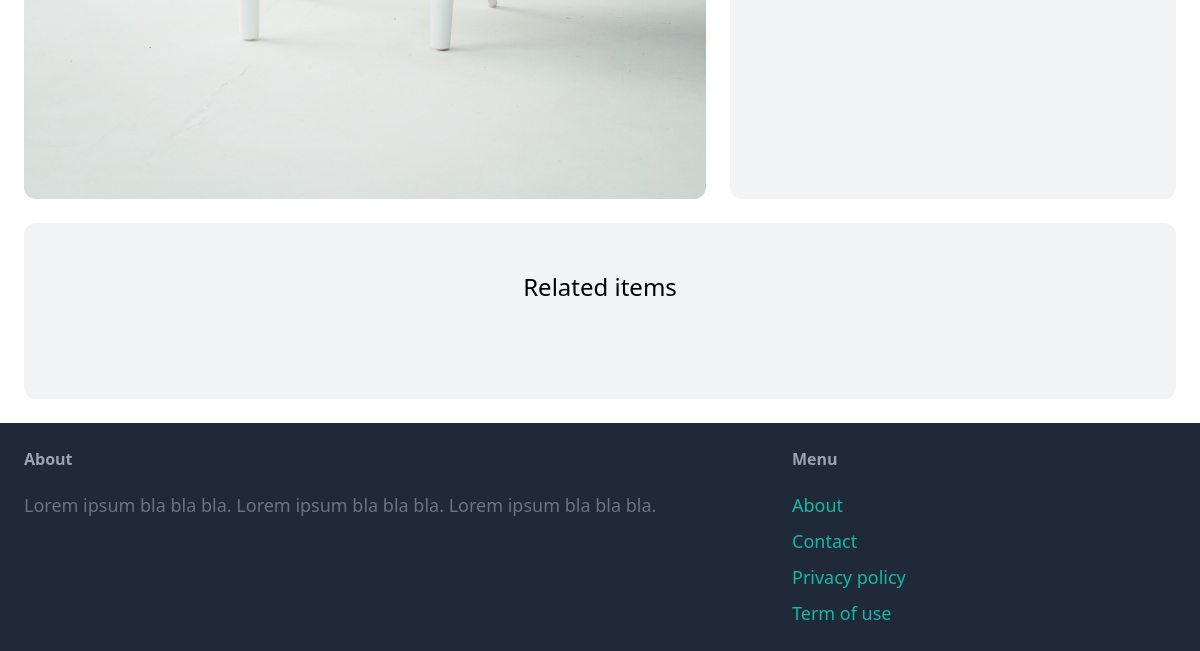
Before: /items/4/ (lower part) with the older database file.
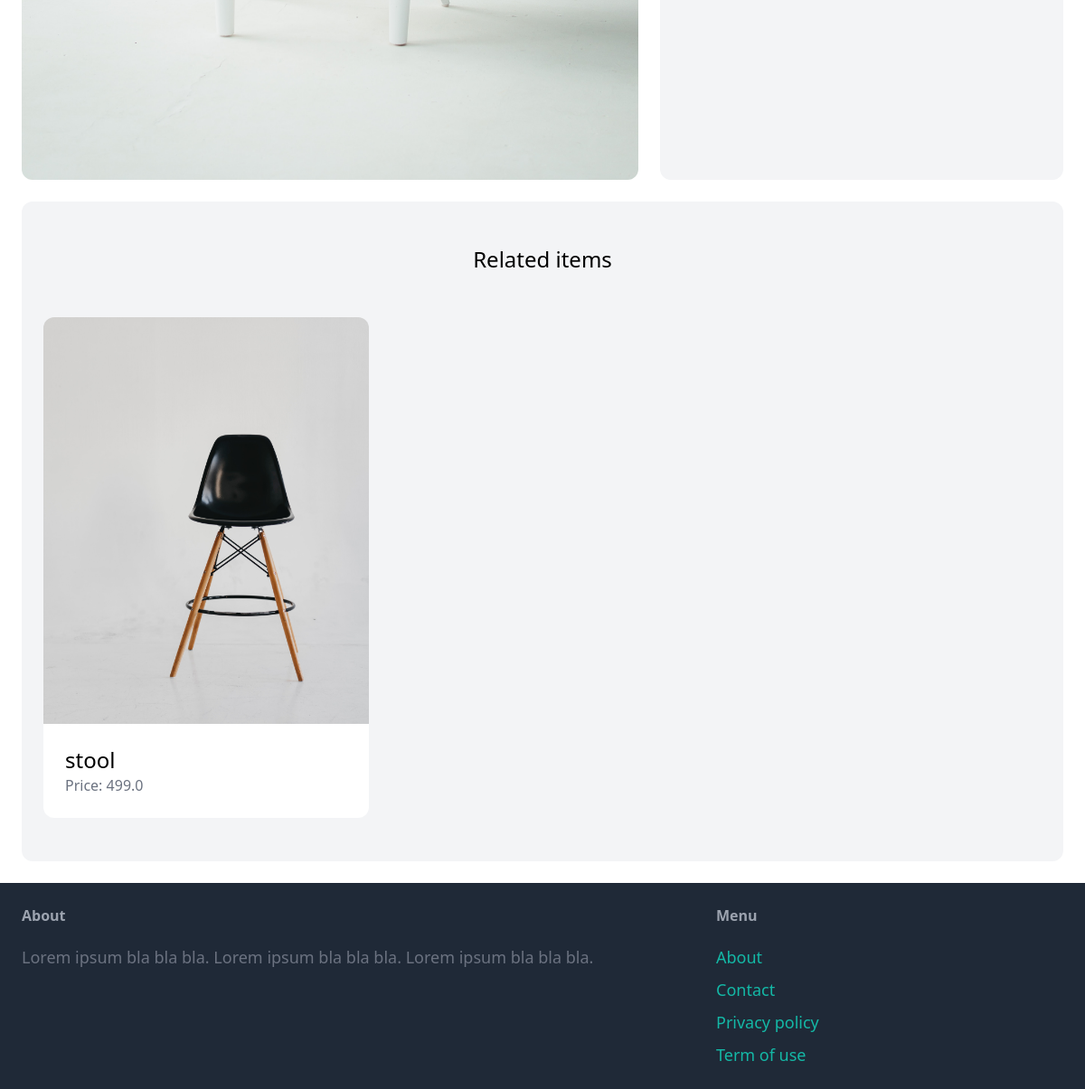
After: the same page with the newer database file.
### item/models.py (models this page shows, shortened)
class Item(models.Model):
    category=models.ForeignKey(Category,related_name='items',on_delete=models.CASCADE)
    name=models.CharField(max_length=255)
    description=models.TextField(blank=True,null=True)
    price=models.FloatField()
    image=models.ImageField(upload_to='item_images',blank=True,null=True)
    is_sold=models.BooleanField(default=False)
    created_by=models.ForeignKey(User,related_name='items',on_delete=models.CASCADE)

### item/views.py (the view)
# urls.py: path('<int:pk>/',views.detail,name='detail'),
def detail(request,pk):
    item=get_object_or_404(Item,pk=pk)
    related_items=Item.objects.filter(category=item.category,is_sold=False).exclude(pk=pk)[0:3]
    return render(request,'item/detail.html',{'item':item,'related_items':related_items,})

### item/templates/item/detail.html (shortened to what this page needs)
{% extends 'core/base.html' %}
{% block content %}
<div class="grid grid-cols-5 gap-6">
    <div class="col-span-3">
        <img src="{{ item.image.url }}" class="rounded-xl">
    </div>
    <div class="col-span-2 p-6 bg-gray-100 rounded-xl">
    </div>
</div>
<div class="mt-6 px-6 py-12 bg-gray-100 rounded-xl">
    <h2 class="mb-12 text-2xl text-center">Related items</h2>
    <div class="grid grid-cols-3 gap-3">
        {% for item in related_items %}
            <div>
                <a href="{% url 'item:detail' item.id %}">
                    <div>
                        <img src="{{ item.image.url }}" class="rounded-t-xl">
                    </div>
                    <div class="p-6 bg-white rounded-b-xl">
                        <h2 class="text-2xl">{{ item.name }}</h2>
                        <p class="text-gray-500">Price: {{ item.price }}</p>
                    </div>
                </a>
            </div>
        {% endfor %}
    </div>
</div>
{% endblock %}

Changed rows visible on the page:
added Item: image (picture), name "stool", price "499.0"
